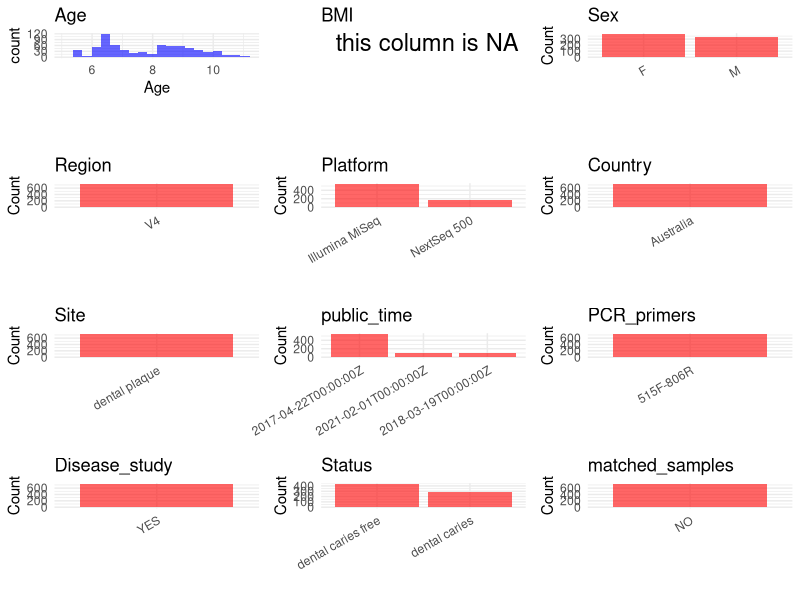

This chart was generated by the following R code: (Note: this script raises an error after producing the figure.)
## ---- chunk 1
library(tidyverse)
library(ggplot2)
library(cowplot)

setwd("C:/Users/zyc/Desktop/oral_project/PRJNA383868")
initial_meta <- read.csv("SraRunTable.csv", header = TRUE) 
head(initial_meta)
## ---- chunk 2
metadata <- data.frame(
  BioProject = initial_meta$BioProject,
  Run = initial_meta$Run,
  sample_name = initial_meta$Library.Name,
  Age = initial_meta$Host_Age, 
  BMI = NA,  
  Sex = initial_meta$host_sex,
  Region = "V4",
  Platform = initial_meta$Instrument,
  Country = initial_meta$geo_loc_name_country,
  Site = initial_meta$host_tissue_sampled,
  public_time = initial_meta$ReleaseDate,
  matched_samples = "NO",
  Status = initial_meta$Host_disease,
  stringsAsFactors = FALSE
)
## ---- chunk 3
 metadata <- metadata %>%
  mutate(Sex = recode(Sex, "female" = "F", "male" = "M"))
metadata <- metadata %>%mutate(Age = as.numeric(sapply(str_split(Age, " "), function(x) head(x, 1))))%>%mutate(Age = Age/12)

## ---- chunk 4
metadata$title <- "Host Genetic Control of the Oral Microbiome in Health and Disease"
metadata$Disease_study <- "YES"
metadata$PCR_primers <- "515F-806R"

head(metadata)
## ---- chunk 5
print(paste("Number of unique runs:", length(unique(metadata$Run))))
print(paste("Number of unique sample names:", length(unique(metadata$sample_name))))
## ---- chunk 6
plot_data <- metadata %>%
  select(-BioProject, -Run, -sample_name, -title)

# Function to create simple plots for each column
create_simple_plots <- function(data) {
  plots <- list()
  
  for (col in colnames(data)) {
    # Check if the column is all NA
    if (all(is.na(data[[col]]))) {
      # Create an empty plot with text indicating all NA
      p <- ggplot() +
        annotate("text", x = 0.5, y = 0.5, label = "this column is NA", size = 6) +
        labs(title = col) +
        theme_void()
    } else if (is.numeric(data[[col]])) {
      # Numeric variable: histogram
      p <- ggplot(data, aes(x = .data[[col]])) +
        geom_histogram(fill = "blue", alpha = 0.6, bins = 20, na.rm = TRUE) +
        labs(title = col) +
        theme_minimal()
    } else {
      # Categorical variable: bar plot (remove NA values)
      count_data <- as.data.frame(table(data[[col]], useNA = "ifany"))
      p <- ggplot(count_data, aes(x = reorder(Var1, -Freq), y = Freq)) +
        geom_col(fill = "red", alpha = 0.6) +
        labs(title = col, x = NULL, y = "Count") +
        theme_minimal() +
        theme(axis.text.x = element_text(angle = 30, hjust = 1))
    }
    plots[[col]] <- p
  }
  
  return(plots)
}


plots <- create_simple_plots(plot_data)
p<-plot_grid(plots$Age, 
          plots$BMI, 
          plots$Sex, 
          plots$Region, 
          plots$Platform, 
          plots$Country, 
          plots$Site,
          plots$public_time, 
          plots$PCR_primers,
          plots$Disease_study,
          plots$Status,
          plots$matched_samples,# add 
          ncol = 3, align = "hv", axis = "lb")
ggsave("Metadata_Summary.png", plot = p, width = 8, height = 8, dpi = 150)

## ---- chunk 7
knitr::include_graphics("Metadata_Summary.png")
## ---- chunk 8
metadata <- metadata[, c(
  "BioProject", "Run", "sample_name", "Age", "BMI", "Sex", 
  "Region", "Platform", "Country", "Site", "public_time", 
  "PCR_primers", "title", "Disease_study", "Status","matched_samples"
)]

write.csv(metadata, file = "metadata.csv", quote = FALSE)
